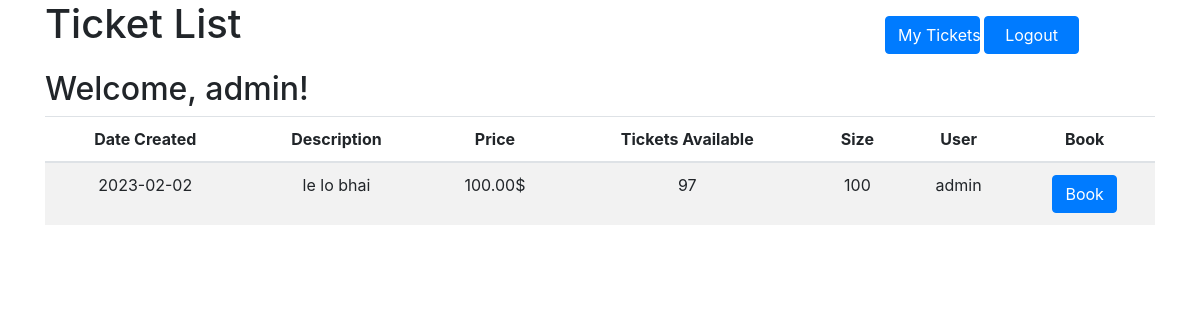
The app's page / (signed in) with its own data.
### booking/models.py (models this page shows, shortened)
class Ticket(models.Model):
    name = models.CharField(max_length=200)
    user = models.ForeignKey(User, on_delete=models.CASCADE , default=None)
    price = models.DecimalField(max_digits=5, decimal_places=2)
    description = models.TextField(default="No description")
    date_created = models.DateTimeField(default=datetime.datetime.now)
    size = models.IntegerField(default=100)
    availabel = models.IntegerField(default=100)

### booking/views.py (the view)
# urls.py: path('', ticket_list, name='ticket_list'),
def ticket_list(request):
    tickets = Ticket.objects.all()
    return render(request, 'booking/ticket_list.html', {'tickets': tickets})

### booking/templates/booking/ticket_list.html (shortened to what this page needs)
<html>
  <head>
    <link
      rel="stylesheet"
      href="https://maxcdn.bootstrapcdn.com/bootstrap/4.0.0/css/bootstrap.min.css"
    />
  </head>
  <body>
    <div class="container">
      <div class="row">
        <h1 class="col-sm-9">Ticket List</h1>
        <a class="btn btn-primary sm my-3 col-sm-1" href="my_tickets/">
          My Tickets
        </a>
        {% if user.is_authenticated %}
        <a href="{% url 'logout' %}" class="btn btn-primary sm my-3 col-sm-1 mx-1">Logout</a>
        {% else %}
        <a href="{% url 'login' %}" class="btn btn-primary sm my-3 col-sm-1 mx-1  ">Login</a>
        {% endif %}
      </div>
      {% if user.is_authenticated %}
      <h2>Welcome, {{ user.username }}!</h2>
      {% else %}
      <h2>Welcome, guest!</h2>
      {% endif %}
      <table class="table table-striped" style="text-align:center;">
        <thead>
          <tr>
            <th>Date Created</th>
            <th>Description</th>
            <th>Price</th>
            <th>Tickets Available</th>
            <th>Size</th>
            <th>User</th>
            <th>Book</th>
          </tr>
        </thead>
        <tbody>
          {% for ticket in tickets %}
          <tr>
            <td >{{ ticket.date_created |date:"Y-m-d "}}</td>
            <td>{{ ticket.description }}</td>
            <td>{{ ticket.price }}$</td>
            <td>{{ ticket.availabel }}</td>
            <td>{{ ticket.size }}</td>
            <td>{{ ticket.user }}</td>
            <td>
              <a
                class="btn btn-primary"
                href="{% url 'make_booking' ticket.id %}"
              >
                Book
              </a>
            </td>
          </tr>
          {% endfor %}
        </tbody>
      </table>
    </div>
  </body>
</html>

### records on screen
Ticket: date_created "2023-02-02", description "le lo bhai", price "100.00", availabel "97", size "100", user "admin"

### other values on screen
{{ user.username }} "admin"
